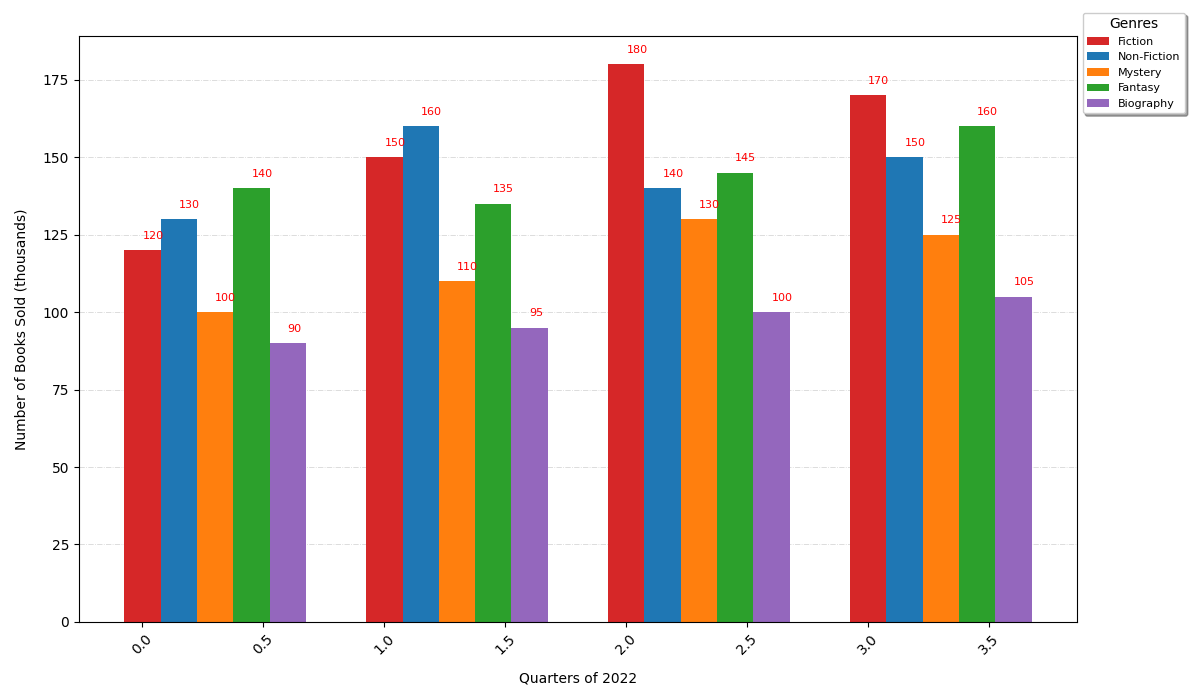

Python code for this plot:
import matplotlib.pyplot as plt
import numpy as np

genres = ['Fiction', 'Non-Fiction', 'Mystery', 'Fantasy', 'Biography']
quarters = ['Q1', 'Q2', 'Q3', 'Q4']

books_sold = [
    [120, 150, 180, 170],
    [130, 160, 140, 150],
    [100, 110, 130, 125],
    [140, 135, 145, 160],
    [90, 95, 100, 105]
]

books_sold = np.array(books_sold)

fig, ax = plt.subplots(figsize=(12, 7))
bar_width = 0.15
x_indices = np.arange(len(quarters))

# Randomly altered colors
colors = ['#d62728', '#1f77b4', '#ff7f0e', '#2ca02c', '#9467bd']

for i, genre in enumerate(genres):
    ax.bar(x_indices + i * bar_width, books_sold[i], width=bar_width, label=genre, color=colors[i])

# Changed text properties
for i, genre_data in enumerate(books_sold):
    for j, value in enumerate(genre_data):
        ax.text(j + i * bar_width, value + 3, str(value), ha='left', va='bottom', fontsize=8, color='red')

# Modified label fonts and removed title
ax.set_xlabel('Quarters of 2022', fontsize=10, labelpad=10)
ax.set_ylabel('Number of Books Sold (thousands)', fontsize=10, labelpad=10)

# Adjusted legend properties
ax.legend(title='Genres', loc='upper left', bbox_to_anchor=(1, 1.05), fontsize=8, title_fontsize=10, shadow=True)

# Modified grid style
ax.yaxis.grid(True, linestyle='-.', linewidth=0.6, alpha=0.5)
ax.set_axisbelow(True)

# Altered tick rotation
plt.xticks(rotation=45)

plt.tight_layout()
plt.show()
